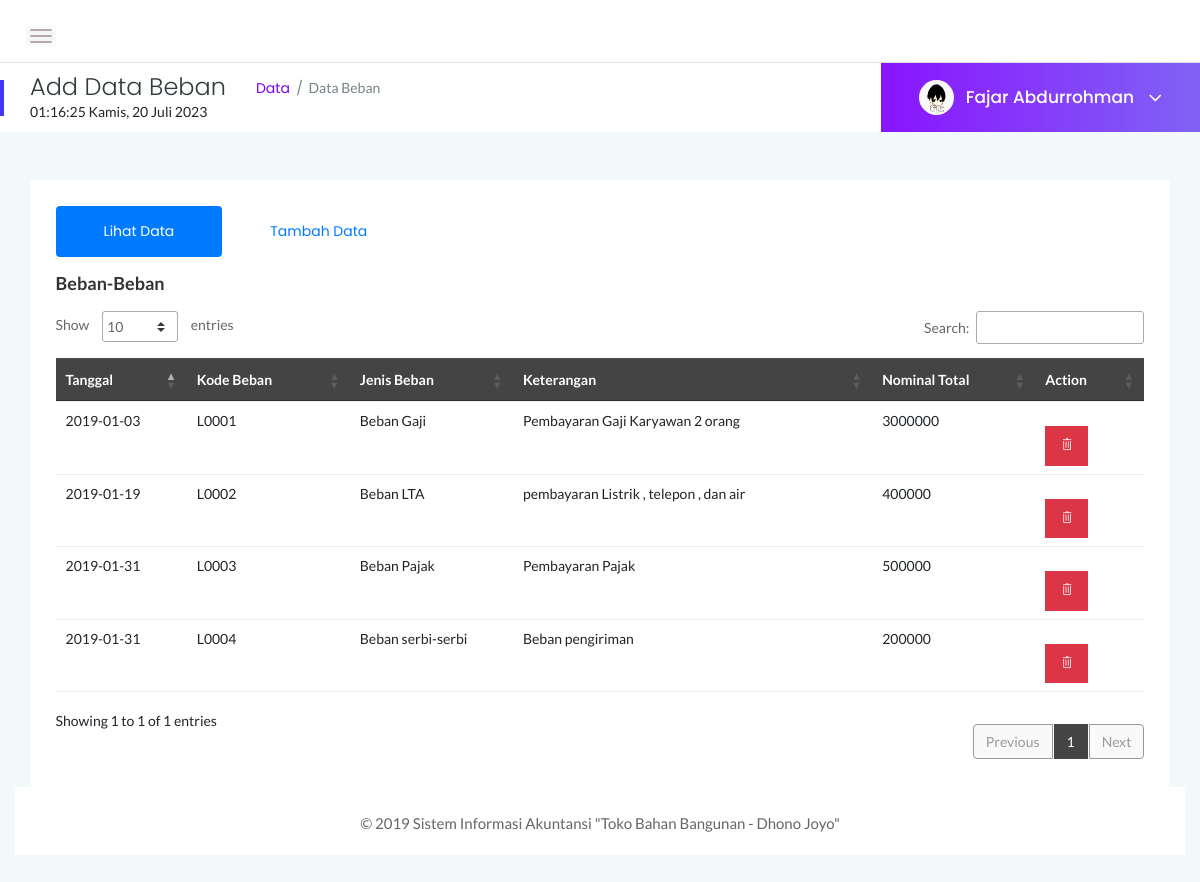
/beban.php (signed in), run on the app's committed database.
### tables this page shows
CREATE TABLE `beban` (
  `id_beban` int(11) NOT NULL,
  `id_akun` int(11) NOT NULL,
  `tanggal` date NOT NULL,
  `kode_beban` varchar(10) NOT NULL,
  `keterangan` varchar(50) NOT NULL,
  `nominal` int(11) NOT NULL,
  `jumlah` int(11) NOT NULL,
  `total` int(11) NOT NULL
);

CREATE TABLE `akun` (
  `id_akun` int(10) NOT NULL,
  `kode_akun` varchar(10) NOT NULL,
  `nama_akun` varchar(50) NOT NULL,
  `status` enum('Debit','Kredit') NOT NULL,
  `posisi` enum('Aktiva','Pasiva','-') NOT NULL,
  `laba_rugi` enum('N','T','B') NOT NULL,
  `pm` enum('0','1') NOT NULL
);

### beban.php (the view, shortened to what this page needs)
<?php include "header_navigation.php"; ?>
<div class="main-content">
    <div class="header-area">
        <div class="row align-items-center">
            <div class="col-md-6 col-sm-8 clearfix">
                <div class="nav-btn pull-left">
                    <span></span>
                    <span></span>
                    <span></span>
                </div>
            </div>
            <div class="col-md-6 col-sm-4 clearfix">
            </div>
        </div>
    </div>
    <div class="page-title-area">
        <div class="row align-items-center">
            <div class="col-sm-6">
                <div class="breadcrumbs-area clearfix">
                    <h4 class="page-title pull-left">Add Data Beban</h4>
                    <ul class="breadcrumbs pull-left">
                        <li><a href="index.html">Data</a></li>
                        <li><span>Data Beban</span></li>
                    </ul>
                </div>
                <?php include "jam.php"; ?>
            </div>
            <?php include "author.php"; ?>
        </div>
    </div>
    <div class="main-content-inner">
        <div class="row">
            <div class="col-lg-12 col-ml-12">
                <div class="col-lg-12 mt-5">
                    <div class="card">
                        <div class="card-body">
                            <ul class="nav nav-pills mb-3" id="pills-tab" role="tablist">
                                <li class="nav-item">
                                    <a class="nav-link active" id="pills-home-tab" data-toggle="pill" href="#pills-home" role="tab" aria-controls="pills-home" aria-selected="true">Lihat Data</a>
                                </li>
                                <li class="nav-item">
                                    <a class="nav-link" id="pills-profile-tab" data-toggle="pill" href="#pills-profile" role="tab" aria-controls="pills-profile" aria-selected="false">Tambah Data</a>
                                </li>
                            </ul>
                            <div class="tab-content" id="pills-tabContent">
                                <div class="tab-pane fade show active" id="pills-home" role="tabpanel" aria-labelledby="pills-home-tab">
                                    <h4 class="header-title">Beban-beban</h4>
                                    <div class="data-tables datatable-dark">
                                        <table id="dataTable3" class="text-justify table table-hover table-sm " width="100%">
                                            <thead class="text-capitalize">
                                                <tr>
                                                    <th width="12%">Tanggal</th>
                                                    <th width="15%">Kode Beban</th>
                                                    <th width="15%">Jenis Beban</th>
                                                    <th width="33%">Keterangan</th>
                                                    <th width="15%">Nominal Total</th>
                                                    <th width="10%">Action</th>
                                                </tr>
                                            </thead>
                                            <?php
                                            include "connection/connection.php";
                                            $result = mysqli_query($connect, "SELECT * FROM beban
                                    INNER JOIN akun ON beban.id_akun=akun.id_akun");
                                            while ($row = mysqli_fetch_object($result)) {
                                                ?>
                                                <tbody>
                                                    <tr>
                                                        <td><?= $row->tanggal ?></td>
                                                        <td><?= $row->kode_beban ?></td>
                                                        <td><?= $row->nama_akun ?></td>
                                                        <td><?= $row->keterangan ?></td>
                                                        <td><?= $row->total ?></td>
                                                        <td>
                                                            <button type="submit" data-id="<?php echo $row->id_beban; ?>" class="btn btn-danger btn-flat btn-sm mt-3 open-AddBookDialog" data-toggle="modal" data-target="#exampleModalLong"><i class="ti-trash"></i> </button>
                                                        </td>
                                                    </tr>
                                                </tbody>
                                            <?php
                                        }
                                        ?>
                                        </table>
                                    </div>
                                </div>
                            </div>
                        </div>
                    </div>
                </div>
            </div>
        </div>
        <?php include "footer.php"; ?>

### data on the page
beban: tanggal "2019-01-03", kode_beban "L0001", id_akun.nama_akun "Beban Gaji", keterangan "Pembayaran Gaji Karyawan 2 orang", total "3000000"
beban: tanggal "2019-01-19", kode_beban "L0002", id_akun.nama_akun "Beban LTA", keterangan "pembayaran Listrik , telepon , dan air", total "400000"
beban: tanggal "2019-01-31", kode_beban "L0003", id_akun.nama_akun "Beban Pajak", keterangan "Pembayaran Pajak", total "500000"
beban: tanggal "2019-01-31", kode_beban "L0004", id_akun.nama_akun "Beban serbi-serbi", keterangan "Beban pengiriman", total "200000"

### other printed values
$nama_user "Fajar Abdurrohman"
